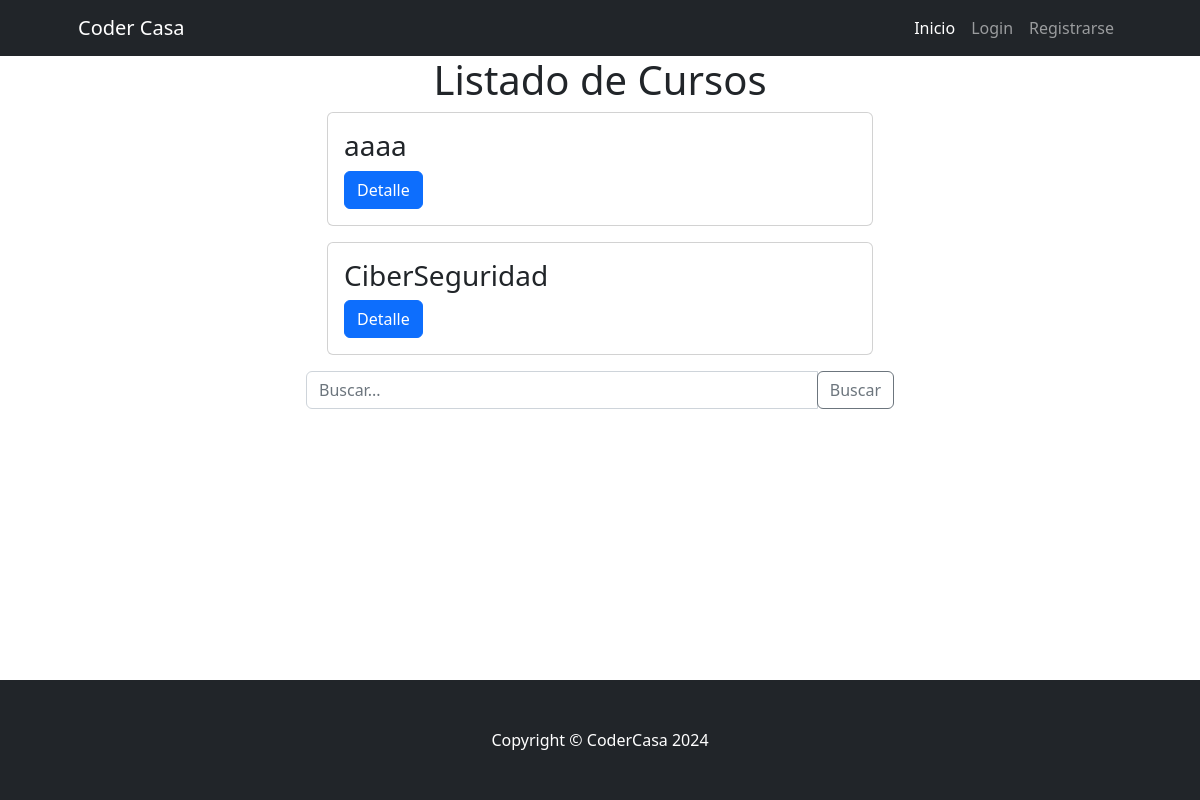
The app's page /Clase/curso_list, older data.
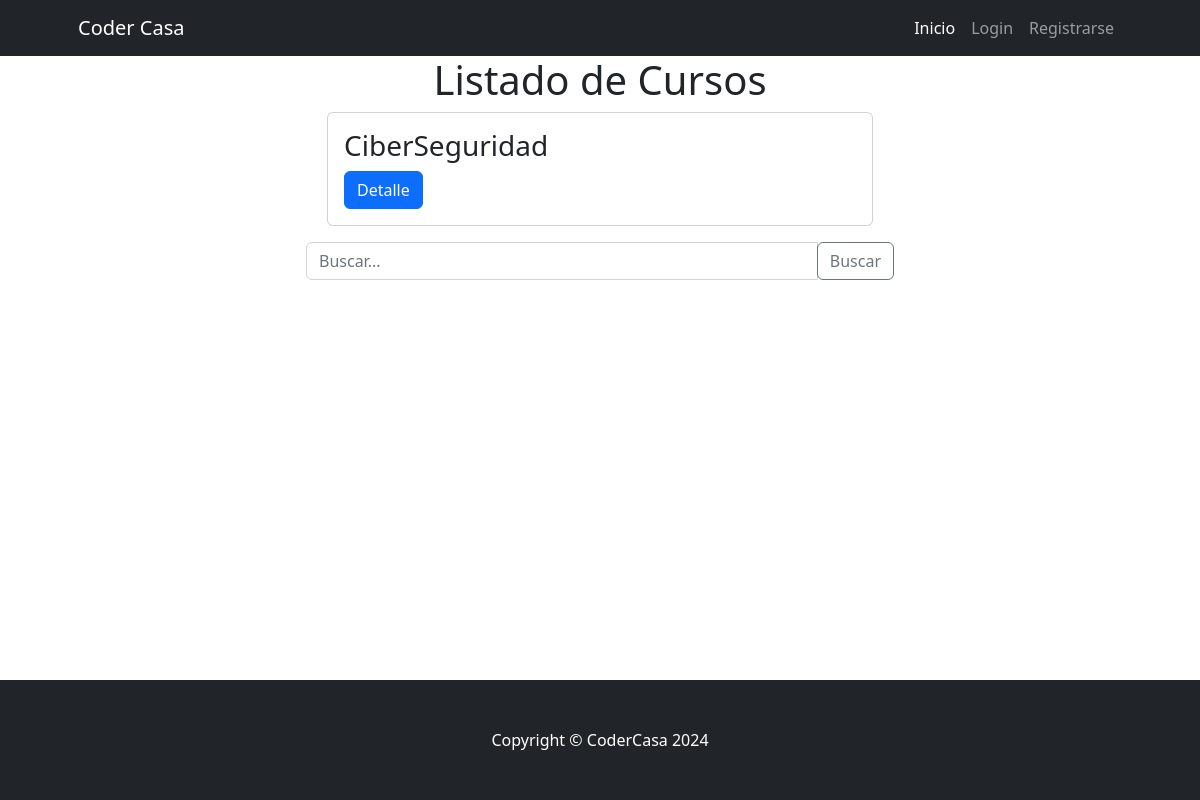
The same page, newer data.
### Clase/models.py (models this page shows, shortened)
class Curso(models.Model):
    nombre = models.CharField(max_length=255, unique=True)
    detalle = models.CharField(max_length=800,null=True, blank=True)
    class Meta:
        verbose_name = "Curso"
        verbose_name_plural = "Cursos"

### Clase/views.py (the view)
# urls.py: path("curso_list", curso_list,name="curso_list" ),
def curso_list(request):
    busqueda = request.GET.get("busqueda",None)
    if busqueda:
        print(busqueda)
        consulta = Curso.objects.filter(nombre__icontains=busqueda)
    else:
        consulta = Curso.objects.all()
    contexto = {"cursos": consulta}
    return render(request,"Clase/curso_list.html", contexto)

### Clase/templates/Clase/curso_list.html (shortened to what this page needs)
{% extends 'core/base.html' %}
{% block content %}
<div class="container">
  <div class="row">
      <div class="col text-center">
          <h1>Listado de Cursos</h1>
      </div>
  </div>
  <div class="row justify-content-center">
      <div class="col-md-6">
          {% for curso in cursos %}
              <div class="card mb-3">
                  <div class="card-body">
                      <h3 class="card-title">{{ curso.nombre }}</h3>
                      <a href="{% url 'Clase:curso_detail' curso.id %}" class="btn btn-primary">Detalle</a>
                  </div>
              </div>
          {% endfor %}
      </div>
  </div>
</div>
    <div class="row">
      <div class="col-md-6 offset-md-3">
        <form action="{% url 'Clase:curso_list' %}" method="get">
          <div class="input-group mb-3">
            <input type="text" class="form-control" name="busqueda" placeholder="Buscar...">
            <div class="input-group-append">
              <button class="btn btn-outline-secondary" type="submit">Buscar</button>
            </div>
          </div>
        </form>
      </div>
    </div>
{% endblock content %}

Row changes from the older to the newer data that the page shows:
removed Curso: nombre "aaaa"
